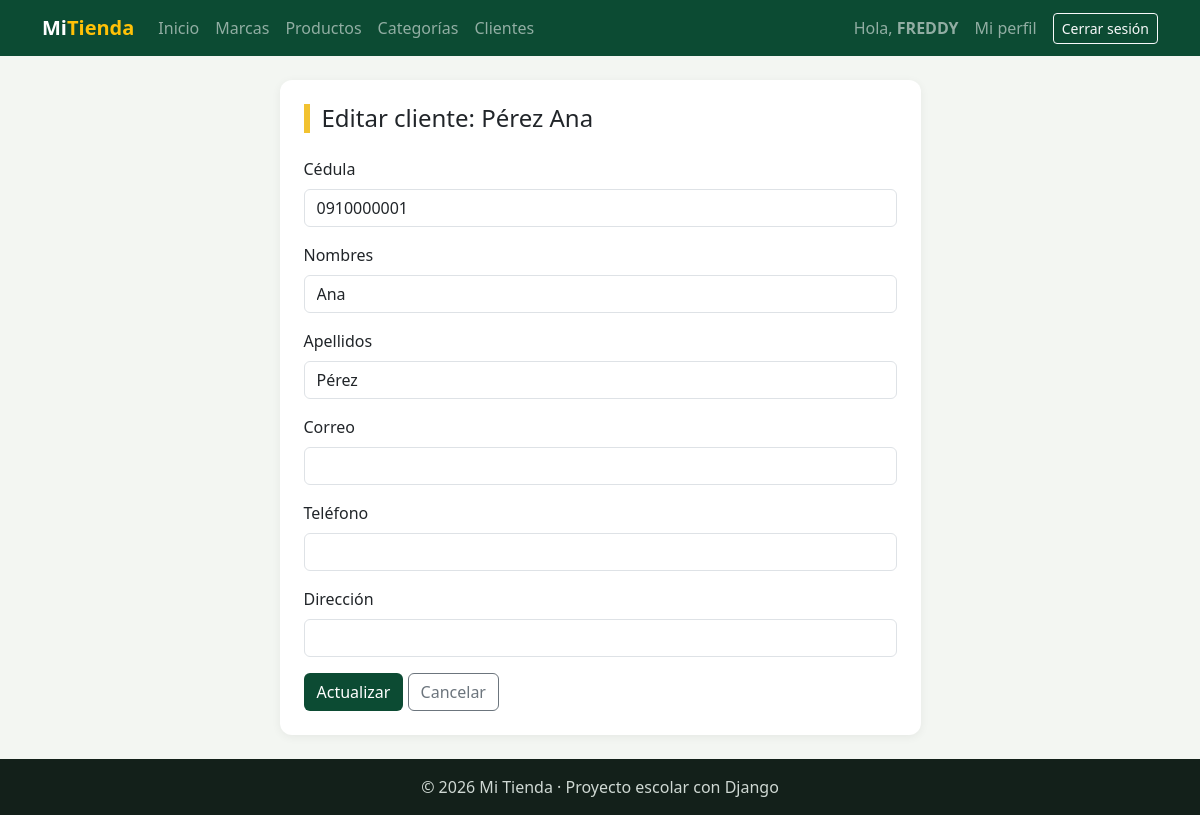
Screenshot of /facturacion/clientes/editar/2/ (signed in) with the database file from the repository.
### facturacion/models.py (models this page shows)
class Cliente(models.Model):
    cedula = models.CharField("Cédula", max_length=10, unique=True)   # Texto (no número): puede empezar con 0
    nombres = models.CharField(max_length=80)
    apellidos = models.CharField(max_length=80)
    email = models.EmailField("Correo", blank=True)                    # EmailField revisa que tenga formato de correo
    telefono = models.CharField("Teléfono", max_length=15, blank=True)
    direccion = models.CharField("Dirección", max_length=200, blank=True)
    fecha_registro = models.DateTimeField(auto_now_add=True)
    class Meta:
        verbose_name = "Cliente"
        verbose_name_plural = "Clientes"
        ordering = ["apellidos", "nombres"]      # Primero por apellido; si se repite, por nombre
    def __str__(self):
        return f"{self.apellidos} {self.nombres}"   # Ej: "Pérez Ana"

### facturacion/views.py (the view)
# urls.py: path("clientes/editar/<int:pk>/", views.cliente_editar, name="cliente_editar"),
@login_required
def cliente_editar(request, pk):                            # UPDATE · GET muestra / POST actualiza
    cliente = get_object_or_404(Cliente, pk=pk)
    if request.method == "POST":                           # POST: guarda cambios en el mismo cliente.
        form = ClienteForm(request.POST, instance=cliente)
        if form.is_valid():
            form.save()
            messages.success(request, f"Cliente «{cliente}» actualizado.")
            return redirect("facturacion:cliente_lista")
    else:                                                  # GET: formulario relleno.
        form = ClienteForm(instance=cliente)
    contexto = {"titulo": f"Editar cliente: {cliente}", "form": form, "boton": "Actualizar"}
    return render(request, "facturacion/cliente_form.html", contexto)

### facturacion/forms.py (shortened to what this page needs)
class ClienteForm(forms.ModelForm):
    class Meta:
        model = Cliente
        fields = ["cedula", "nombres", "apellidos", "email", "telefono", "direccion"]
        widgets = {
            "cedula": forms.TextInput(attrs={"class": "form-control", "placeholder": "10 dígitos"}),
            "nombres": forms.TextInput(attrs={"class": "form-control"}),
            "apellidos": forms.TextInput(attrs={"class": "form-control"}),
            "email": forms.EmailInput(attrs={"class": "form-control"}),
            "telefono": forms.TextInput(attrs={"class": "form-control"}),
            "direccion": forms.TextInput(attrs={"class": "form-control"}),
        }

### facturacion/templates/facturacion/cliente_form.html (shortened to what this page needs)
{% extends "base.html" %}
{% block contenido %}
<div class="row justify-content-center"><div class="col-md-8 col-lg-7"><div class="tarjeta">
    <h1 class="h4 titulo-pagina mb-4">{{ titulo }}</h1>
    <form method="post" novalidate>
        {% for campo in form %}
            <div class="mb-3">
                <label class="form-label" for="{{ campo.id_for_label }}">{{ campo.label }}</label>
                {{ campo }}
            </div>
        {% endfor %}
        <button type="submit" class="btn btn-verde">{{ boton }}</button>
        <a href="{% url 'facturacion:cliente_lista' %}" class="btn btn-outline-secondary">Cancelar</a>
    </form>
</div></div></div>
{% endblock %}

### templates/base.html (shortened to what this page needs)
{% load static %}
<!DOCTYPE html>
<html lang="es">
<head>
    <link href="https://cdn.jsdelivr.net/npm/bootstrap@5.3.3/dist/css/bootstrap.min.css" rel="stylesheet">
    <link rel="stylesheet" href="{% static 'css/estilos.css' %}">
</head>
<body>
    <nav class="navbar navbar-expand-lg navbar-dark barra">
        <div class="container">
            <a class="navbar-brand fw-bold" href="{% url 'home' %}">Mi<span class="text-warning">Tienda</span></a>
            <div class="collapse navbar-collapse" id="menu">
                <ul class="navbar-nav me-auto">
                    <li class="nav-item"><a class="nav-link" href="{% url 'home' %}">Inicio</a></li>
                    {% if user.is_authenticated %}
                        <li class="nav-item"><a class="nav-link" href="{% url 'facturacion:marca_lista' %}">Marcas</a></li>
                        <li class="nav-item"><a class="nav-link" href="{% url 'facturacion:producto_lista' %}">Productos</a></li>
                        <li class="nav-item"><a class="nav-link" href="{% url 'facturacion:categoria_lista' %}">Categorías</a></li>
                        <li class="nav-item"><a class="nav-link" href="{% url 'facturacion:cliente_lista' %}">Clientes</a></li>
                    {% endif %}
                </ul>
                <ul class="navbar-nav align-items-lg-center gap-2">
                    {% if user.is_authenticated %}
                        <li class="nav-item navbar-text">Hola, <b>{{ user.username }}</b></li>
                        <li class="nav-item"><a class="nav-link" href="{% url 'facturacion:mi_perfil' %}">Mi perfil</a></li>
                        <li class="nav-item">
                            <form method="post" action="{% url 'logout' %}" class="m-0">
                                <button type="submit" class="btn btn-sm btn-outline-light">Cerrar sesión</button>
                            </form>
                        </li>
                    {% else %}
                        <li class="nav-item"><a class="nav-link" href="{% url 'login' %}">Ingresar</a></li>
                        <li class="nav-item"><a class="btn btn-sm btn-warning" href="{% url 'registro' %}">Crear cuenta</a></li>
                    {% endif %}
                </ul>
            </div>
        </div>
    </nav>
    <main class="container py-4">
        {% block contenido %}{% endblock %}
    </main>
    <footer class="pie text-center py-3">© 2026 Mi Tienda · Proyecto escolar con Django</footer>
</body>
</html>

### static/css/estilos.css (style rules this page uses)
:root { --verde: #0c4b33; --verde-claro: #2f9e6e; --amarillo: #f2c230; }
body { background-color: #f3f6f2; min-height: 100vh; display: flex; flex-direction: column; }
main { flex: 1; }
.barra { background-color: var(--verde); }
.titulo-pagina { border-left: 6px solid var(--amarillo); padding-left: 12px; }
.tarjeta { background-color: white; border-radius: 12px; padding: 24px; box-shadow: 0 2px 10px rgba(0, 0, 0, .06); }
.btn-verde { background-color: var(--verde); color: white; }
.pie { background-color: #13201a; color: #cfd8d3; }

### rows the page displays
Cliente: form "0910000001" "Ana" "Pérez"

### other values shown
{{ user.username }} "FREDDY"
{{ titulo }} "Editar cliente: Pérez Ana"
{{ campo.label }} "Cédula" "Nombres" "Apellidos" "Correo" "Teléfono" "Dirección"
{{ boton }} "Actualizar"
